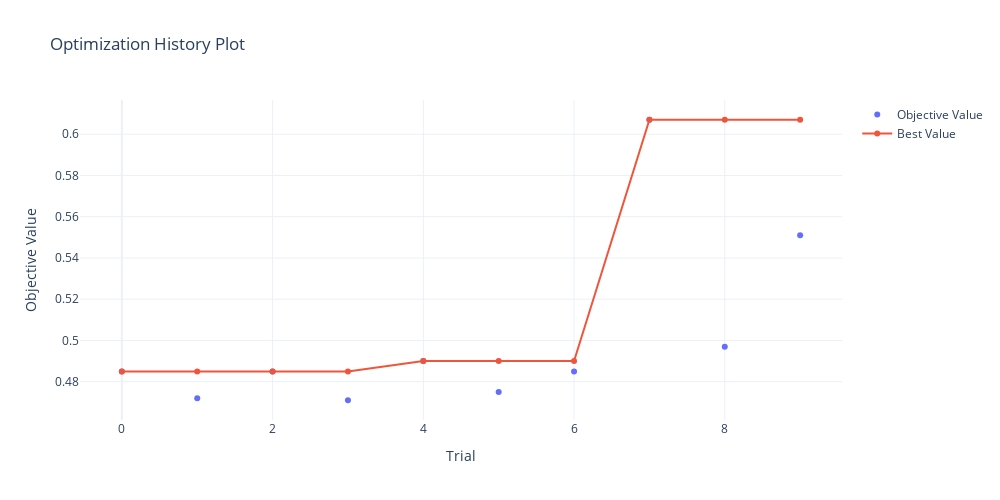
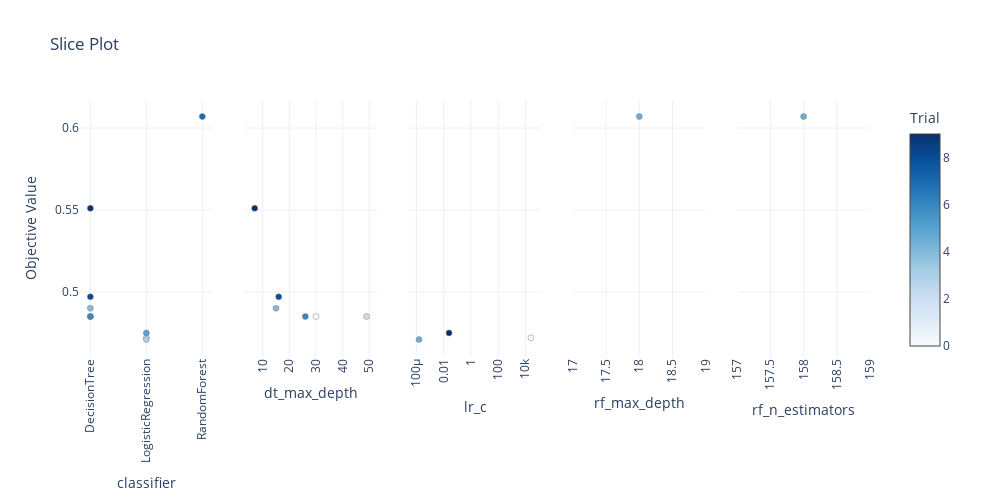

Notebook code for these charts, in order:
### Markdown cell above
Визуализируем результаты.

### Code cell
print_best_params_and_metrics(study_downsampled.best_params, metrics)

fig = optuna.visualization.plot_optimization_history(study_downsampled)
fig.update_layout(template='plotly_white', width=FIG_WIDTH, height=FIG_HEIGHT)
fig.show()

fig = optuna.visualization.plot_slice(study_downsampled)
fig.update_layout(template='plotly_white', width=FIG_WIDTH, height=FIG_HEIGHT)
fig.update_xaxes(tickangle=-90)
fig.show()

fig = plot_roc_auc(
    data_splits['downsampled']['ftr_valid'], data_splits['downsampled']['tgt_valid'], 
    best_model, title='ROC for the best model, downsampled'
)
fig.show()

### Figure 1 — Plotly figure (JSON) as saved in the notebook; plotly's stock layout.template omitted (floating-point values rounded to 4 significant figures)
{"data": [{"mode": "markers", "name": "Objective Value", "type": "scatter", "x": [0, 1, 2, 3, 4, 5, 6, 7, 8, 9], "y": [0.485, 0.472, 0.485, 0.471, 0.49, 0.475, 0.485, 0.607, 0.497, 0.551]}, {"name": "Best Value", "type": "scatter", "x": [0, 1, 2, 3, 4, 5, 6, 7, 8, 9], "y": [0.485, 0.485, 0.485, 0.485, 0.49, 0.49, 0.49, 0.607, 0.607, 0.607]}], "layout": {"height": 500, "title": {"text": "Optimization History Plot"}, "width": 1000, "xaxis": {"title": {"text": "Trial"}}, "yaxis": {"title": {"text": "Objective Value"}}}}

### Figure 2 — Plotly figure (JSON) as saved in the notebook; plotly's stock layout.template omitted (floating-point values rounded to 4 significant figures)
{"data": [{"marker": {"color": [0, 1, 2, 3, 4, 5, 6, 7, 8, 9], "colorbar": {"title": {"text": "Trial"}, "x": 1, "xpad": 40}, "colorscale": [[0, "rgb(247,251,255)"], [0.125, "rgb(222,235,247)"], [0.25, "rgb(198,219,239)"], [0.375, "rgb(158,202,225)"], [0.5, "rgb(107,174,214)"], [0.625, "rgb(66,146,198)"], [0.75, "rgb(33,113,181)"], [0.875, "rgb(8,81,156)"], [1, "rgb(8,48,107)"]], "line": {"color": "Grey", "width": 0.5}, "showscale": true}, "mode": "markers", "showlegend": false, "type": "scatter", "x": ["DecisionTree", "LogisticRegression", "DecisionTree", "LogisticRegression", "DecisionTree", "LogisticRegression", "DecisionTree", "RandomForest", "DecisionTree", "DecisionTree"], "xaxis": "x", "y": [0.485, 0.472, 0.485, 0.471, 0.49, 0.475, 0.485, 0.607, 0.497, 0.551], "yaxis": "y"}, {"marker": {"color": [0, 2, 4, 6, 8, 9], "colorbar": {"title": {"text": "Trial"}, "x": 1, "xpad": 40}, "colorscale": [[0, "rgb(247,251,255)"], [0.125, "rgb(222,235,247)"], [0.25, "rgb(198,219,239)"], [0.375, "rgb(158,202,225)"], [0.5, "rgb(107,174,214)"], [0.625, "rgb(66,146,198)"], [0.75, "rgb(33,113,181)"], [0.875, "rgb(8,81,156)"], [1, "rgb(8,48,107)"]], "line": {"color": "Grey", "width": 0.5}, "showscale": false}, "mode": "markers", "showlegend": false, "type": "scatter", "x": [30, 49, 15, 26, 16, 7], "xaxis": "x2", "y": [0.485, 0.485, 0.49, 0.485, 0.497, 0.551], "yaxis": "y2"}, {"marker": {"color": [1, 3, 5], "colorbar": {"title": {"text": "Trial"}, "x": 1, "xpad": 40}, "colorscale": [[0, "rgb(247,251,255)"], [0.125, "rgb(222,235,247)"], [0.25, "rgb(198,219,239)"], [0.375, "rgb(158,202,225)"], [0.5, "rgb(107,174,214)"], [0.625, "rgb(66,146,198)"], [0.75, "rgb(33,113,181)"], [0.875, "rgb(8,81,156)"], [1, "rgb(8,48,107)"]], "line": {"color": "Grey", "width": 0.5}, "showscale": false}, "mode": "markers", "showlegend": false, "type": "scatter", "x": [24780.0, 0.0001588, 0.02491], "xaxis": "x3", "y": [0.472, 0.471, 0.475], "yaxis": "y3"}, {"marker": {"color": [7], "colorbar": {"title": {"text": "Trial"}, "x": 1, "xpad": 40}, "colorscale": [[0, "rgb(247,251,255)"], [0.125, "rgb(222,235,247)"], [0.25, "rgb(198,219,239)"], [0.375, "rgb(158,202,225)"], [0.5, "rgb(107,174,214)"], [0.625, "rgb(66,146,198)"], [0.75, "rgb(33,113,181)"], [0.875, "rgb(8,81,156)"], [1, "rgb(8,48,107)"]], "line": {"color": "Grey", "width": 0.5}, "showscale": false}, "mode": "markers", "showlegend": false, "type": "scatter", "x": [18], "xaxis": "x4", "y": [0.607], "yaxis": "y4"}, {"marker": {"color": [7], "colorbar": {"title": {"text": "Trial"}, "x": 1, "xpad": 40}, "colorscale": [[0, "rgb(247,251,255)"], [0.125, "rgb(222,235,247)"], [0.25, "rgb(198,219,239)"], [0.375, "rgb(158,202,225)"], [0.5, "rgb(107,174,214)"], [0.625, "rgb(66,146,198)"], [0.75, "rgb(33,113,181)"], [0.875, "rgb(8,81,156)"], [1, "rgb(8,48,107)"]], "line": {"color": "Grey", "width": 0.5}, "showscale": false}, "mode": "markers", "showlegend": false, "type": "scatter", "x": [158], "xaxis": "x5", "y": [0.607], "yaxis": "y5"}], "layout": {"height": 500, "title": {"text": "Slice Plot"}, "width": 1000, "xaxis": {"anchor": "y", "domain": [0, 0.168], "tickangle": -90, "title": {"text": "classifier"}}, "xaxis2": {"anchor": "y2", "domain": [0.208, 0.376], "tickangle": -90, "title": {"text": "dt_max_depth"}}, "xaxis3": {"anchor": "y3", "domain": [0.416, 0.584], "tickangle": -90, "title": {"text": "lr_c"}, "type": "log"}, "xaxis4": {"anchor": "y4", "domain": [0.624, 0.792], "tickangle": -90, "title": {"text": "rf_max_depth"}}, "xaxis5": {"anchor": "y5", "domain": [0.832, 1], "tickangle": -90, "title": {"text": "rf_n_estimators"}}, "yaxis": {"anchor": "x", "domain": [0, 1], "title": {"text": "Objective Value"}}, "yaxis2": {"anchor": "x2", "domain": [0, 1], "matches": "y", "showticklabels": false}, "yaxis3": {"anchor": "x3", "domain": [0, 1], "matches": "y", "showticklabels": false}, "yaxis4": {"anchor": "x4", "domain": [0, 1], "matches": "y", "showticklabels": false}, "yaxis5": {"anchor": "x5", "domain": [0, 1], "matches": "y", "showticklabels": false}}}
